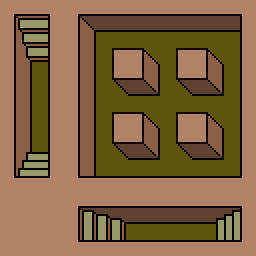
%> input picture assets/WFC/trench.png, 128 x 128 px (shown 2 times larger)
$ octave demo1.m   (GNU Octave 9; MATLAB toolbox functions it lacks are replaced by stand-ins)
%> lines starting %> are read from the running program, lines starting %| are printed output that depends on the picture
%> further down, oriImg is the input picture: size 128x128x3 uint8; mean R, G, B 128.4, 97.9, 62.3
### computational-geometry/OldDays/波函数坍缩/波函数坍缩/waveCollapse.m
function newImg=waveCollapse(img,N,rows,cols)
%> called with N = 4, rows = 9, cols = 9
% @author : slandarer
% 公众号  : slandarer随笔
% 知乎    : hikari
img=double(img);err=40;
% =========================================================================
% 图片切分
imgList{N*N}=[];
pixNum=size(img,1)/N;
%> pixNum = 32
for i=1:N
    for j=1:N
        imgList{sub2ind([N,N],i,j)}=...
        img(((i-1)*pixNum+1):(i*pixNum),...
            ((j-1)*pixNum+1):(j*pixNum),:);
    end
end
%> after the loop, imgList = 16 items
% =========================================================================
% 构建联通表
imgAdjList(N*N).r=[];
imgAdjList(N*N).l=[];
imgAdjList(N*N).u=[];
imgAdjList(N*N).d=[];
for i=1:N*N
    imgC=imgList{i};
    imgAdjList(i).r=[];
    imgAdjList(i).l=[];
    imgAdjList(i).u=[];
    imgAdjList(i).d=[];
    for j=1:N*N
        imgS=imgList{j};
% 以下是均方根误差检测部分
% 检测是否右联通 -----------------------------------------------------------
        rImgC=imgC(:,end,:);rImgC=rImgC(:);
        rImgS=imgS(:,1,:);rImgS=rImgS(:);
        rErr=sqrt(mean((rImgC-rImgS).^2));
        if rErr<err
            imgAdjList(i).r=[imgAdjList(i).r,j];
        end
% 检测是否左联通 -----------------------------------------------------------
        lImgC=imgC(:,1,:);lImgC=lImgC(:);
        lImgS=imgS(:,end,:);lImgS=lImgS(:);
        lErr=sqrt(mean((lImgC-lImgS).^2));
        if lErr<err
            imgAdjList(i).l=[imgAdjList(i).l,j];
        end
% 检测是否上联通 -----------------------------------------------------------
        uImgC=imgC(1,:,:);uImgC=uImgC(:);
        uImgS=imgS(end,:,:);uImgS=uImgS(:);
        uErr=sqrt(mean((uImgC-uImgS).^2));
        if uErr<err
            imgAdjList(i).u=[imgAdjList(i).u,j];
        end
% 检测是否下联通 -----------------------------------------------------------
        dImgC=imgC(end,:,:);dImgC=dImgC(:);
        dImgS=imgS(1,:,:);dImgS=dImgS(:);
        dErr=sqrt(mean((dImgC-dImgS).^2));
        if dErr<err
            imgAdjList(i).d=[imgAdjList(i).d,j];
        end
    end
end
%> this loop made 16 passes
%> pass 1, in waveCollapse, `imgC=imgList{i};`:
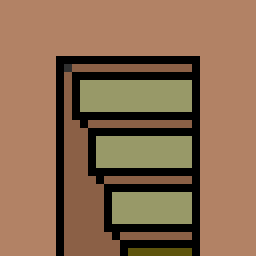
%> imgC: size 32x32x3 double (shown 8 times larger); mean R, G, B 139.3, 107.1, 80.1
%> pass 2, in waveCollapse, `imgC=imgList{i};`:
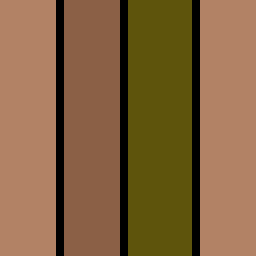
%> imgC: size 32x32x3 double (shown 8 times larger); mean R, G, B 131.8, 98.9, 62.5
%> pass 3, in waveCollapse, `imgC=imgList{i};`:
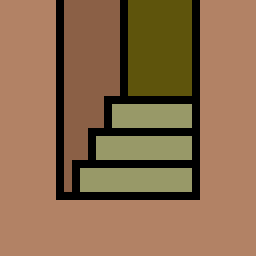
%> imgC: size 32x32x3 double (shown 8 times larger); mean R, G, B 140.9, 108.1, 76.9
%> after the loop, imgAdjList = 16 items; first 3, r, l, u and d: [1 2 3 4 5 6 7 8] [1 2 3 4 13 14 15 16] [3 4 7 8 11 12 15 16] [2 3 6 7 10 11 14 15], [1 2 3 4 5 6 7 8] [1 2 3 4 13 14 15 16] [1 2 5 6 9 10 13 14] [2 3 6 7 10 11 14 15], [1 2 3 4 5 6 7 8] [1 2 3 4 13 14 15 16] [1 2 5 6 9 10 13 14] [1 4 5 8 9 12 13 16]
% =========================================================================
% 构建序号矩阵
% 不想进行太多次回退，回退五次直接重新生成
indMat=zeros(rows,cols);
while any(any(indMat==0))
try
indMat=zeros(rows,cols);
for j=1:cols
    for i=1:rows
        k=sub2ind([rows,cols],i,j);
        for kk=1:5% 回退五次
        [ti,tj]=ind2sub([rows,cols],k);
        fullList=fillij(indMat,imgAdjList,N,ti,tj);
        if ~isempty(fullList)
            indMat(ti,tj)=fullList(randi([1,length(fullList)],[1,1]));
            k=k+1;
            if k>sub2ind([rows,cols],i,j)
                break
            end
        else
            indMat(ti,tj)=0;
            k=k-1;
        end
        end
    end
end
catch
end
end
%> after the loop, indMat = [14 5 15 5 14 7 13 5 13; 14 7 16 7 11 9 15 6 14; 7 13 4 8 16 6 9 11 11; 5 11 13 4 5 10 14 5 9; 10 16 7 16 2 7 14 3 7; 7 13 5 12 11 16 6 13 8; 13 3 3 8 16 4 7 11 16; 6 16 1 5 9 9 13 1 8; 7 16 3 2 3 3 7 10 16]
    % [19 lines left out: function fillij, not called in this run]
% =========================================================================
% 填充图像
newImg=zeros([rows*pixNum,cols*pixNum,size(img,3)]);
for i=1:rows
    for j=1:cols
        newImg(((i-1)*pixNum+1):(i*pixNum),((j-1)*pixNum+1):(j*pixNum),:)=...
            imgList{indMat(i,j)};
    end
end
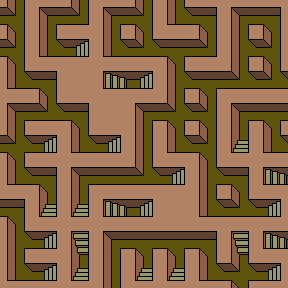
%> newImg: size 288x288x3 double; mean R, G, B 127.8, 97.5, 61.8
newImg=uint8(newImg);
%> newImg: size 288x288x3 uint8
% @author : slandarer
% 公众号  : slandarer随笔
% 知乎    : hikari
end

### assets/WFC/demo1.m
% demo1

fileName='trench.png';
sz=[9,9];

oriImg=imread(fileName);
newImg=waveCollapse(oriImg,4,sz(1),sz(2));
imshow(newImg)

imwrite(newImg,[fileName(1:end-4),'_',num2str(sz(1)),'_',num2str(sz(2)),'.png'])
